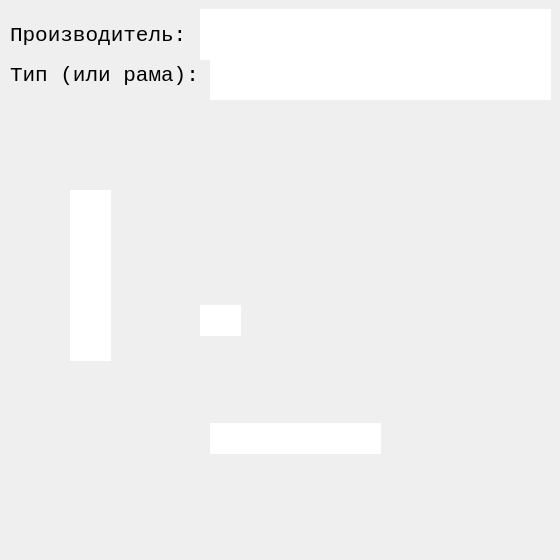
<?xml version="1.0" encoding="UTF-8"?>
<ui version="4.0">
 <class>Dialog</class>
 <widget class="QDialog" name="Dialog">
  <property name="geometry">
   <rect>
    <x>0</x>
    <y>0</y>
    <width>560</width>
    <height>560</height>
   </rect>
  </property>
  <property name="sizePolicy">
   <sizepolicy hsizetype="Fixed" vsizetype="Fixed">
    <horstretch>0</horstretch>
    <verstretch>0</verstretch>
   </sizepolicy>
  </property>
  <property name="minimumSize">
   <size>
    <width>560</width>
    <height>560</height>
   </size>
  </property>
  <property name="maximumSize">
   <size>
    <width>560</width>
    <height>560</height>
   </size>
  </property>
  <property name="windowTitle">
   <string>Раскос</string>
  </property>
  <property name="windowIcon">
   <iconset>
    <normaloff>../pics/thumbs/diagonal/diag_1.jpg</normaloff>../pics/thumbs/diagonal/diag_1.jpg</iconset>
  </property>
  <property name="whatsThis">
   <string/>
  </property>
  <property name="accessibleDescription">
   <string/>
  </property>
  <widget class="QLabel" name="label">
   <property name="geometry">
    <rect>
     <x>0</x>
     <y>0</y>
     <width>560</width>
     <height>560</height>
    </rect>
   </property>
   <property name="sizePolicy">
    <sizepolicy hsizetype="Fixed" vsizetype="Fixed">
     <horstretch>0</horstretch>
     <verstretch>0</verstretch>
    </sizepolicy>
   </property>
   <property name="minimumSize">
    <size>
     <width>560</width>
     <height>560</height>
    </size>
   </property>
   <property name="maximumSize">
    <size>
     <width>560</width>
     <height>560</height>
    </size>
   </property>
   <property name="autoFillBackground">
    <bool>true</bool>
   </property>
   <property name="text">
    <string/>
   </property>
   <property name="pixmap">
    <pixmap>../pics/main/diagonal/diag_5.jpg</pixmap>
   </property>
   <property name="scaledContents">
    <bool>false</bool>
   </property>
   <property name="alignment">
    <set>Qt::AlignCenter</set>
   </property>
   <property name="margin">
    <number>0</number>
   </property>
  </widget>
  <widget class="QLineEdit" name="lineEdit">
   <property name="geometry">
    <rect>
     <x>200</x>
     <y>305</y>
     <width>41</width>
     <height>31</height>
    </rect>
   </property>
   <property name="font">
    <font>
     <family>Courier New</family>
     <pointsize>14</pointsize>
     <weight>75</weight>
     <italic>false</italic>
     <bold>true</bold>
    </font>
   </property>
   <property name="focusPolicy">
    <enum>Qt::ClickFocus</enum>
   </property>
   <property name="autoFillBackground">
    <bool>true</bool>
   </property>
   <property name="inputMethodHints">
    <set>Qt::ImhNone</set>
   </property>
   <property name="text">
    <string/>
   </property>
   <property name="maxLength">
    <number>3</number>
   </property>
   <property name="frame">
    <bool>false</bool>
   </property>
   <property name="alignment">
    <set>Qt::AlignBottom|Qt::AlignHCenter</set>
   </property>
  </widget>
  <widget class="QLineEdit" name="lineEdit_2">
   <property name="geometry">
    <rect>
     <x>70</x>
     <y>190</y>
     <width>41</width>
     <height>171</height>
    </rect>
   </property>
   <property name="font">
    <font>
     <family>Courier New</family>
     <pointsize>14</pointsize>
     <weight>75</weight>
     <italic>false</italic>
     <bold>true</bold>
    </font>
   </property>
   <property name="tabletTracking">
    <bool>false</bool>
   </property>
   <property name="focusPolicy">
    <enum>Qt::ClickFocus</enum>
   </property>
   <property name="autoFillBackground">
    <bool>false</bool>
   </property>
   <property name="text">
    <string/>
   </property>
   <property name="maxLength">
    <number>3</number>
   </property>
   <property name="frame">
    <bool>false</bool>
   </property>
   <property name="alignment">
    <set>Qt::AlignRight|Qt::AlignTrailing|Qt::AlignVCenter</set>
   </property>
  </widget>
  <widget class="QLineEdit" name="lineEdit_4">
   <property name="geometry">
    <rect>
     <x>210</x>
     <y>423</y>
     <width>171</width>
     <height>31</height>
    </rect>
   </property>
   <property name="font">
    <font>
     <family>Courier New</family>
     <pointsize>14</pointsize>
     <weight>75</weight>
     <italic>false</italic>
     <bold>true</bold>
    </font>
   </property>
   <property name="focusPolicy">
    <enum>Qt::ClickFocus</enum>
   </property>
   <property name="text">
    <string/>
   </property>
   <property name="maxLength">
    <number>3</number>
   </property>
   <property name="frame">
    <bool>false</bool>
   </property>
   <property name="alignment">
    <set>Qt::AlignBottom|Qt::AlignHCenter</set>
   </property>
  </widget>
  <widget class="QLabel" name="label_2">
   <property name="geometry">
    <rect>
     <x>10</x>
     <y>10</y>
     <width>181</width>
     <height>51</height>
    </rect>
   </property>
   <property name="font">
    <font>
     <family>Courier New</family>
     <pointsize>16</pointsize>
     <weight>50</weight>
     <bold>false</bold>
    </font>
   </property>
   <property name="text">
    <string>Производитель:</string>
   </property>
  </widget>
  <widget class="QLineEdit" name="lineEdit_6">
   <property name="geometry">
    <rect>
     <x>200</x>
     <y>9</y>
     <width>351</width>
     <height>51</height>
    </rect>
   </property>
   <property name="font">
    <font>
     <family>Courier New</family>
     <pointsize>16</pointsize>
     <weight>75</weight>
     <bold>true</bold>
    </font>
   </property>
   <property name="frame">
    <bool>false</bool>
   </property>
   <property name="alignment">
    <set>Qt::AlignLeading|Qt::AlignLeft|Qt::AlignVCenter</set>
   </property>
  </widget>
  <widget class="QLineEdit" name="lineEdit_7">
   <property name="geometry">
    <rect>
     <x>210</x>
     <y>49</y>
     <width>341</width>
     <height>51</height>
    </rect>
   </property>
   <property name="font">
    <font>
     <family>Courier New</family>
     <pointsize>16</pointsize>
     <weight>75</weight>
     <bold>true</bold>
    </font>
   </property>
   <property name="text">
    <string/>
   </property>
   <property name="frame">
    <bool>false</bool>
   </property>
   <property name="alignment">
    <set>Qt::AlignLeading|Qt::AlignLeft|Qt::AlignVCenter</set>
   </property>
  </widget>
  <widget class="QLabel" name="label_3">
   <property name="geometry">
    <rect>
     <x>10</x>
     <y>50</y>
     <width>201</width>
     <height>51</height>
    </rect>
   </property>
   <property name="font">
    <font>
     <family>Courier New</family>
     <pointsize>16</pointsize>
     <weight>50</weight>
     <bold>false</bold>
    </font>
   </property>
   <property name="text">
    <string>Тип (или рама):</string>
   </property>
  </widget>
 </widget>
 <resources/>
 <connections/>
</ui>
